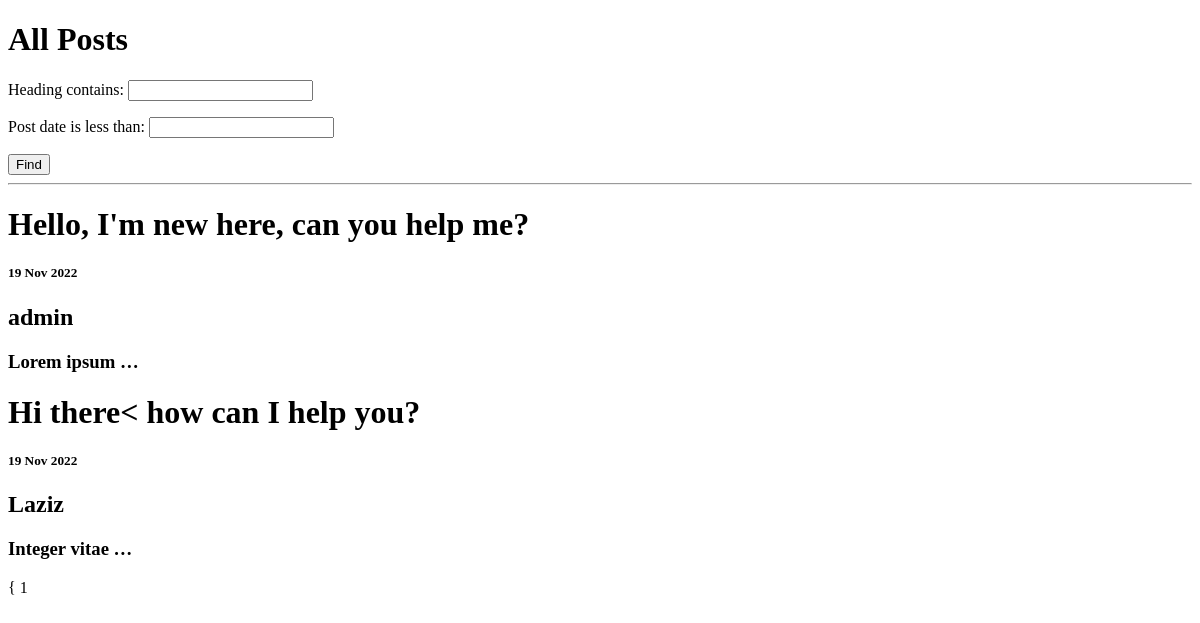
The app's page /posts/, older data.
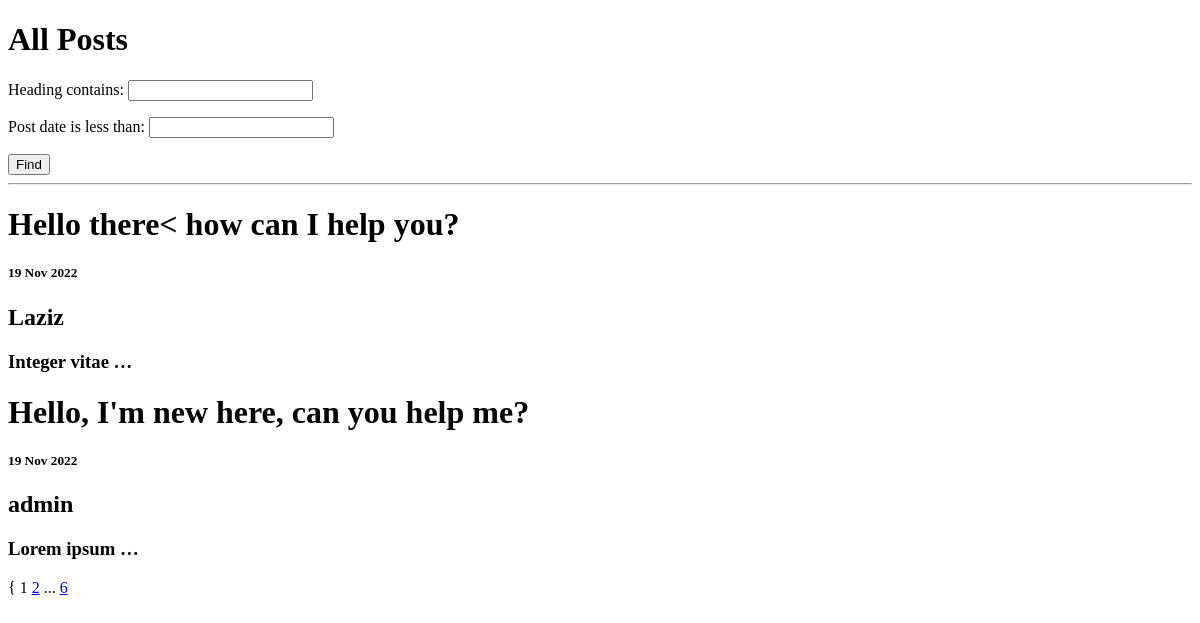
The same page, newer data.
### news/models.py (models this page shows, shortened)
class Post(models.Model):
    author = models.OneToOneField(Author, on_delete=models.CASCADE, null=True)
    choice = models.CharField(max_length=255)
    post_date = models.DateTimeField()
    heading = models.CharField(null=False, max_length=255)
    text = models.CharField(max_length=255)
    post_rating = models.FloatField()
    category = models.ManyToManyField(Category, through='PostCategory')

class Author(models.Model):
    user = models.OneToOneField(User, on_delete=models.CASCADE, null=True)
    author_rating = models.FloatField()

### news/views.py (the view)
# urls.py: path('', PostsList.as_view()),
class PostsList(ListView):
    model = Post
    ordering = 'heading'
    template_name = 'posts.html'
    context_object_name = 'posts'
    paginate_by = 2
    def get_queryset(self):
        queryset = super().get_queryset()
        self.filterset = PostFilter(self.request.GET, queryset)
        return self.filterset.qs
    def get_context_data(self, **kwargs):
        context = super().get_context_data(**kwargs)
        context['filterset'] = self.filterset
        return context

### news/templatetags/custom_tags.py (called while the page is built)
@register.simple_tag(takes_context=True)
def url_replace(context, **kwargs):
    d = context['request'].GET.copy()
    for k, v in kwargs.items():
        d[k] = v
    return d.urlencode()

### templates/posts.html (shortened to what this page needs)
{% extends 'flatpages/default.html' %}
{% load custom_tags %}
{% block content %}
   <h1>All Posts</h1>
   <form action="" method="get">
       {{ filterset.form.as_p }}
       <input type="submit" value="Find" />
   </form>
   <hr>
{% for post in posts %}
    <h1>{{ post.heading }}</h1>
    <h5>{{ post.post_date.date|date:'d M Y'}}</h5>
    <h2>{{ post.author.user.username }}</h2>
    <h3>{{ post.text|truncatewords:2 }}</h3>
{% endfor %}
{
   {{ page_obj.number }}
   {% if page_obj.has_next %}
       <a href="?{% url_replace page=page_obj.next_page_number %}">{{ page_obj.next_page_number }}</a>
       {% if paginator.num_pages != page_obj.next_page_number %}
           ...
           <a href="?{% url_replace page=page_obj.paginator.num_pages %}">{{ page_obj.paginator.num_pages }}</a>
       {% endif %}
   {% endif %}
{% endblock content %}

### templates/flatpages/default.html (shortened to what this page needs)
<!DOCTYPE html>
<html>
<head>
</head>
<body>
{% block content %}{% endblock content %}
</body>
</html>

Row changes from the older to the newer data that the page shows:
changed Post "Laziz": heading "Hi there< how can I help you?" → "Hello there< how can I help you?"; moves up the list
Text that changed along with them:
{{ page_obj.next_page_number }}: (not shown) → "2"
{{ page_obj.paginator.num_pages }}: (not shown) → "6"
